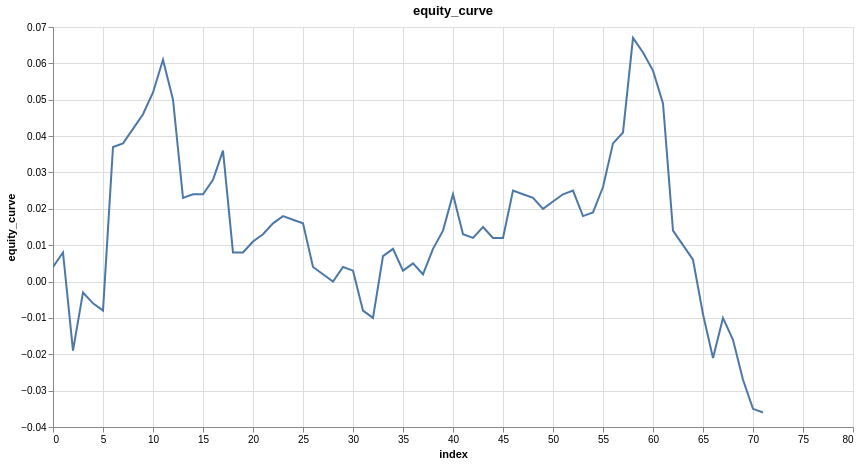

Notebook cell for this chart:
### Markdown cell above
### 11.2 Train and Save Best Model

Using 3 lagged features with L1 loss for robustness.

### Code cell
features = ['close_log_return_lag_1', 'close_log_return_lag_2', 'close_log_return_lag_3']
model = LinearModel(len(features))
model_trades = learn_model_trades(ts.drop_nulls(), features, target, model, loss=nn.L1Loss())
model_trades = add_tx_fees_log(model_trades, maker_fee, taker_fee)
plot_column(model_trades, 'equity_curve')

### Figure 1 — Vega specification as saved in the notebook (floating-point values rounded to 4 significant figures)
{"$schema": "https://vega.github.io/schema/vega/v6.json", "data": [{"name": "param_1e9efca18e7a2868_store"}, {"name": "source_0", "values": [{"equity_curve": 0.004, "index": 0}, {"equity_curve": 0.008, "index": 1}, {"equity_curve": -0.019, "index": 2}, {"equity_curve": -0.003, "index": 3}, {"equity_curve": -0.006, "index": 4}, {"equity_curve": -0.008, "index": 5}, {"equity_curve": 0.037, "index": 6}, {"equity_curve": 0.038, "index": 7}, {"equity_curve": 0.042, "index": 8}, {"equity_curve": 0.046, "index": 9}, {"equity_curve": 0.052, "index": 10}, {"equity_curve": 0.061, "index": 11}, {"equity_curve": 0.05, "index": 12}, {"equity_curve": 0.023, "index": 13}, {"equity_curve": 0.024, "index": 14}, {"equity_curve": 0.024, "index": 15}, {"equity_curve": 0.028, "index": 16}, {"equity_curve": 0.036, "index": 17}, {"equity_curve": 0.008, "index": 18}, {"equity_curve": 0.008, "index": 19}, {"equity_curve": 0.011, "index": 20}, {"equity_curve": 0.013, "index": 21}, {"equity_curve": 0.016, "index": 22}, {"equity_curve": 0.018, "index": 23}, {"equity_curve": 0.017, "index": 24}, {"equity_curve": 0.016, "index": 25}, {"equity_curve": 0.004, "index": 26}, {"equity_curve": 0.002, "index": 27}, {"equity_curve": 0.0, "index": 28}, {"equity_curve": 0.004, "index": 29}, {"equity_curve": 0.003, "index": 30}, {"equity_curve": -0.008, "index": 31}, {"equity_curve": -0.01, "index": 32}, {"equity_curve": 0.007, "index": 33}, {"equity_curve": 0.009, "index": 34}, {"equity_curve": 0.003, "index": 35}, {"equity_curve": 0.005, "index": 36}, {"equity_curve": 0.002, "index": 37}, {"equity_curve": 0.009, "index": 38}, {"equity_curve": 0.014, "index": 39}, {"equity_curve": 0.024, "index": 40}, {"equity_curve": 0.013, "index": 41}, {"equity_curve": 0.012, "index": 42}, {"equity_curve": 0.015, "index": 43}, {"equity_curve": 0.012, "index": 44}, {"equity_curve": 0.012, "index": 45}, {"equity_curve": 0.025, "index": 46}, {"equity_curve": 0.024, "index": 47}, {"equity_curve": 0.023, "index": 48}, {"equity_curve": 0.02, "index": 49}, {"equity_curve": 0.022, "index": 50}, {"equity_curve": 0.024, "index": 51}, {"equity_curve": 0.025, "index": 52}, {"equity_curve": 0.018, "index": 53}, {"equity_curve": 0.019, "index": 54}, {"equity_curve": 0.026, "index": 55}, {"equity_curve": 0.038, "index": 56}, {"equity_curve": 0.041, "index": 57}, {"equity_curve": 0.067, "index": 58}, {"equity_curve": 0.063, "index": 59}, {"equity_curve": 0.058, "index": 60}, {"equity_curve": 0.049, "index": 61}, {"equity_curve": 0.014, "index": 62}, {"equity_curve": 0.01, "index": 63}, {"equity_curve": 0.006, "index": 64}, {"equity_curve": -0.009, "index": 65}, {"equity_curve": -0.021, "index": 66}, {"equity_curve": -0.01, "index": 67}, {"equity_curve": -0.016, "index": 68}, {"equity_curve": -0.027, "index": 69}, {"equity_curve": -0.035, "index": 70}, {"equity_curve": -0.036, "index": 71}]}, {"name": "source_0_x_domain_index", "values": [{"min": 0, "max": 71}]}, {"name": "source_0_y_domain_equity_curve", "values": [{"min": -0.036, "max": 0.067}]}], "signals": [{"name": "unit", "value": {}, "on": [{"events": "pointermove", "update": "isTuple(group()) ? group() : unit"}]}, {"name": "param_1e9efca18e7a2868", "update": "vlSelectionResolve(\"param_1e9efca18e7a2868_store\", \"union\")"}, {"name": "param_1e9efca18e7a2868_index", "on": [{"events": [{"source": "view", "type": "dblclick"}], "update": "null"}, {"events": {"signal": "param_1e9efca18e7a2868_translate_delta"}, "update": "panLinear(param_1e9efca18e7a2868_translate_anchor.extent_x, -param_1e9efca18e7a2868_translate_delta.x / width)"}, {"events": {"signal": "param_1e9efca18e7a2868_zoom_delta"}, "update": "zoomLinear(domain(\"x\"), param_1e9efca18e7a2868_zoom_anchor.x, param_1e9efca18e7a2868_zoom_delta)"}]}, {"name": "param_1e9efca18e7a2868_equity_curve", "on": [{"events": [{"source": "view", "type": "dblclick"}], "update": "null"}, {"events": {"signal": "param_1e9efca18e7a2868_translate_delta"}, "update": "panLinear(param_1e9efca18e7a2868_translate_anchor.extent_y, param_1e9efca18e7a2868_translate_delta.y / height)"}, {"events": {"signal": "param_1e9efca18e7a2868_zoom_delta"}, "update": "zoomLinear(domain(\"y\"), param_1e9efca18e7a2868_zoom_anchor.y, param_1e9efca18e7a2868_zoom_delta)"}]}, {"name": "param_1e9efca18e7a2868_tuple", "on": [{"events": [{"signal": "param_1e9efca18e7a2868_index || param_1e9efca18e7a2868_equity_curve"}], "update": "param_1e9efca18e7a2868_index && param_1e9efca18e7a2868_equity_curve ? {unit: \"\", fields: param_1e9efca18e7a2868_tuple_fields, values: [param_1e9efca18e7a2868_index,param_1e9efca18e7a2868_equity_curve]} : null"}]}, {"name": "param_1e9efca18e7a2868_tuple_fields", "value": [{"field": "index", "channel": "x", "type": "R"}, {"field": "equity_curve", "channel": "y", "type": "R"}]}, {"name": "param_1e9efca18e7a2868_translate_anchor", "value": {}, "on": [{"events": [{"source": "scope", "type": "pointerdown"}], "update": "{x: x(unit), y: y(unit), extent_x: domain(\"x\"), extent_y: domain(\"y\")}"}]}, {"name": "param_1e9efca18e7a2868_translate_delta", "value": {}, "on": [{"events": [{"source": "window", "between": [{"source": "scope", "type": "pointerdown"}, {"source": "window", "type": "pointerup"}], "type": "pointermove", "consume": true}], "update": "{x: param_1e9efca18e7a2868_translate_anchor.x - x(unit), y: param_1e9efca18e7a2868_translate_anchor.y - y(unit)}"}]}, {"name": "param_1e9efca18e7a2868_zoom_anchor", "on": [{"events": [{"source": "scope", "type": "wheel", "consume": true}], "update": "{x: invert(\"x\", x(unit)), y: invert(\"y\", y(unit))}"}]}, {"name": "param_1e9efca18e7a2868_zoom_delta", "on": [{"events": [{"source": "scope", "type": "wheel", "consume": true}], "update": "pow(1.001, event.deltaY * pow(16, event.deltaMode))", "force": true}]}, {"name": "param_1e9efca18e7a2868_modify", "on": [{"events": {"signal": "param_1e9efca18e7a2868_tuple"}, "update": "modify(\"param_1e9efca18e7a2868_store\", param_1e9efca18e7a2868_tuple, true)"}]}], "marks": [{"type": "line", "name": "marks", "from": {"data": "source_0"}, "sort": {"field": "x"}, "encode": {"update": {"tooltip": {"signal": "{\"index\": format(datum[\"index\"], \"\"), \"equity_curve\": format(datum[\"equity_curve\"], \"\")}"}, "stroke": {"value": "#4c78a8"}, "x": {"field": "index", "scale": "x"}, "y": {"field": "equity_curve", "scale": "y"}, "defined": {"signal": "isValid(datum[\"index\"]) && isFinite(+datum[\"index\"]) && isValid(datum[\"equity_curve\"]) && isFinite(+datum[\"equity_curve\"])"}}}, "style": ["line"], "clip": true, "interactive": true}], "scales": [{"name": "x", "type": "linear", "domain": [{"signal": "(data(\"source_0_x_domain_index\")[0] || {}).min"}, {"signal": "(data(\"source_0_x_domain_index\")[0] || {}).max"}], "range": [0, {"signal": "width"}], "zero": false, "domainRaw": {"signal": "param_1e9efca18e7a2868[\"index\"]"}, "nice": true}, {"name": "y", "type": "linear", "domain": [{"signal": "(data(\"source_0_y_domain_equity_curve\")[0] || {}).min"}, {"signal": "(data(\"source_0_y_domain_equity_curve\")[0] || {}).max"}], "range": [{"signal": "height"}, 0], "domainRaw": {"signal": "param_1e9efca18e7a2868[\"equity_curve\"]"}, "nice": true, "zero": true}], "axes": [{"scale": "x", "ticks": false, "maxExtent": 0, "minExtent": 0, "domain": false, "aria": false, "gridScale": "y", "orient": "bottom", "labels": false, "grid": true, "zindex": 0, "tickCount": {"signal": "ceil(width/40)"}}, {"scale": "y", "maxExtent": 0, "orient": "left", "gridScale": "x", "domain": false, "ticks": false, "tickCount": {"signal": "ceil(height/40)"}, "labels": false, "grid": true, "minExtent": 0, "aria": false, "zindex": 0}, {"scale": "x", "tickCount": {"signal": "ceil(width/40)"}, "grid": false, "zindex": 0, "orient": "bottom", "labelFlush": true, "labelOverlap": true, "title": "index"}, {"scale": "y", "tickCount": {"signal": "ceil(height/40)"}, "title": "equity_curve", "orient": "left", "grid": false, "labelOverlap": true, "zindex": 0}], "title": {"text": "equity_curve", "frame": "group"}, "height": 400, "style": "cell", "padding": 5, "width": 800, "background": "white"}
